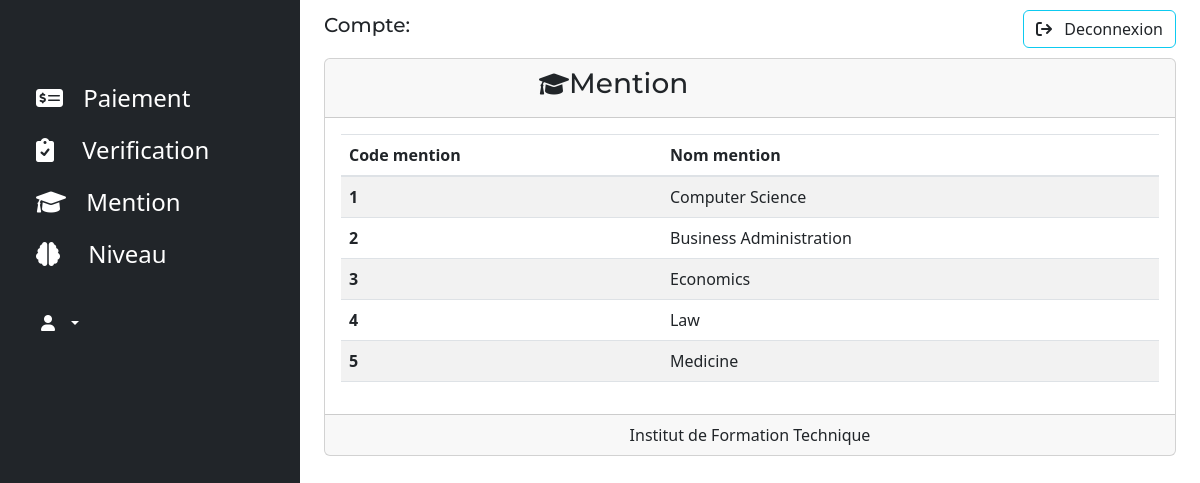
Page /index.php/controlle/mention on the committed database.
### tables this page shows
CREATE TABLE IF NOT EXISTS `mention` (
  `Code_Mention` int(11) NOT NULL AUTO_INCREMENT,
  `Nom_Mention` varchar(100) NOT NULL,
  `Description` text DEFAULT NULL,
  PRIMARY KEY (`Code_Mention`),
  UNIQUE KEY `Nom_Mention` (`Nom_Mention`)
);

### application/controllers/controlle.php (called while the page is built, shortened)
<?php
class controlle extends CI_Controller {
	public function mention()
	{
		$matmen['modmen'] = $this->mode->get_Mention('mention');
		$this->load->view('mention',$matmen);
	}
	}

### index.php (called while the page is built, shortened)
<?php
require_once BASEPATH.'core/CodeIgniter.php';

### application/models/mode.php (called while the page is built, shortened)
<?php
class mode extends CI_Model {
    public function get_Mention() {
        $query = $this->db->get('mention');
        return $query->result();
    }
    }
?>

### application/views/mention.php (the view, shortened to what this page needs)
?><!DOCTYPE html>
<html lang="en">
<head>
	<link rel="stylesheet" href="<?php echo base_url()?>assets/Bootstrap/css/bootstrap.min.css">
	<link rel="stylesheet" href="<?php echo base_url()?>assets/fontawesome-free-6.0.0-beta3-web/css/all.css">
	<link rel="stylesheet" href="<?php echo base_url()?>assets/style.css">
	<link rel="stylesheet" href="https://cdn.jsdelivr.net/npm/bootstrap-icons@1.11.2/font/bootstrap-icons.min.css">
<link href="https://maxcdn.bootstrapcdn.com/bootstrap/4.5.2/css/bootstrap.min.css" rel="stylesheet">
<link href="https://cdn.jsdelivr.net/npm/bootstrap@5.3.0/dist/css/bootstrap.min.css" rel="stylesheet">
</head>
<body>
	<div class="container-fluid">
		<div class="row flex-nowrap">
			<div class="bg-dark col-auto col-md-4 col-lg-3 min-vh-100 " >
				<div class="gb-dark p-2">
					<a class="d-flex text-decoration-none mt-1 align-items-center text-white" >
					</a>
					<ul class="nav nav-pills flex-column mt-4">
						<li class="nav-item py-2 py-sm-0">
							<a href="<?php echo site_url('controlle/payement')?>" class="nav-link text-white" aria-current="page">
								<i class="fs-4 fa fa-money-check-dollar"></i>
								<span class="fs-4 ms-3 d-none d-sm-inline">Paiement</span>
							</a>
						</li>
						<li class="nav-item py-2 py-sm-0">
							<a href="<?php echo site_url('controlle/verification')?>" class="nav-link text-white" aria-current="page">
								<i class="fs-4 fa fa-clipboard-check"></i>
								<span class="fs-4 ms-4 d-none d-sm-inline">Verification</span>
							</a>
						</li><?php if ($this->session->userdata('type_compte') == 1 or $this->session->userdata('type_compte') == 2){ ?>
						<li class="nav-item py-2 py-sm-0">
							<a href="<?php echo site_url('controlle/etudiant')?>" class="nav-link text-white" aria-current="page">
								<i class="fs-4 fa fa-user-graduate"></i>
								<span class="fs-4 ms-4 d-none d-sm-inline">Etudiant</span>
							</a>
						</li><?php } ?>
						<li class="nav-item py-2 py-sm-0">
							<a href="<?php echo site_url('controlle/mention')?>" class="nav-link text-white" aria-current="page">
								<i class="fs-4 fa fa-graduation-cap"></i>
								<span class="fs-4 ms-3 d-none d-sm-inline">Mention</span>
							</a>
						</li>
						<li class="nav-item">
							<a href="<?php echo site_url('controlle/niveau')?>" class="nav-link text-white" aria-current="page">
								<i class="fs-4 fa fa-brain"></i>
								<span class="fs-4 ms-4 d-none d-sm-inline">Niveau</span>
							</a>
						</li>
					</ul>
				</div>
				<div class="dropdown open p-3">
    <button class="btn border-none dropdown-toggle text-white" type="button" id="triggerId" data-toggle="dropdown" aria-expanded="false">
        <i class="fa fa-user"></i><span class="ms-2 d-none d-sm-inline"><?php echo $this->session->userdata('admin_name'); ?></span>
    </button>
</div></div>
			<div class="col-lg ">
			<nav class="navbar">
  				<div class="container">
    				<a class="navbar-brand text-dark"><h5>Compte: <?php echo $this->session->userdata('admin_name'); ?></h5></a>
            <a href="<?php echo base_url('index.php/controlle/Logout')?>">
                    <button class="btn btn-outline-info text-dark" type="submit">
                      <i class="fa-solid  fa-arrow-right-from-bracket"></i>
						<p class="ms-2 d-none d-sm-inline">Deconnexion</p>
					 </button>
                    </a>
      			</div>
			</nav>
		<div class="container">
            <div class="card">
            <div class="card-header">
                    <div class="row g-0 text-center">
                     <div class="col-sm-6 col-md-8 "><h3><i class="fs-4 fa fa-graduation-cap"></i>Mention</h3></div>
                    <div class="col-6 col-md-4"><?php if ($this->session->userdata('type_compte') == 1 or $this->session->userdata('type_compte') == 2){ ?>
                        <div class="d-grid gap-2 d-md-flex justify-content-md-end">
                         <button type="button" class="btn btn-primary" data-bs-toggle="modal" data-bs-target="#mentionModal"><i class="fs-5 fa fa-add"></i>Ajouter</button>
                        </div><?php } ?>
                    </div>
                    </div>
                </div>
                <div class="card-body">
                <table class="table table-striped table-hover">
  <thead>
    <tr>
      <th scope="col">Code mention</th>
      <th scope="col">Nom mention</th>
    </tr>
  </thead>
  <?php if(isset($modmen) && (is_array($modmen) || is_object($modmen))): ?>
  <tbody><?php foreach ($modmen as $mention) { ?>
    <tr>
      <th scope="row"><?php echo $mention->Code_Mention; ?></th>
      <td><?php echo $mention->Nom_Mention; ?></td>
    </tr><?php } ?>
    <?php endif?>
  </tbody>
</table>
                </div>
                <div class="card-footer">
                <center>Institut de Formation Technique </center>
  </div>
 </div>
        </div>
</div>
</body>
</html>

### rows in the picture
mention: Code_Mention "1", Nom_Mention "Computer Science"
mention: Code_Mention "2", Nom_Mention "Business Administration"
mention: Code_Mention "3", Nom_Mention "Economics"
mention: Code_Mention "4", Nom_Mention "Law"
mention: Code_Mention "5", Nom_Mention "Medicine"
